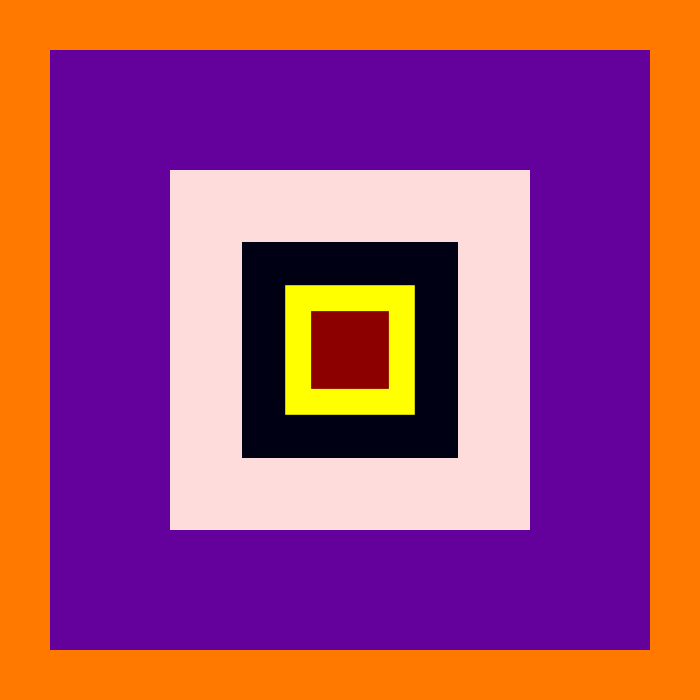
Frame 1 (no input)
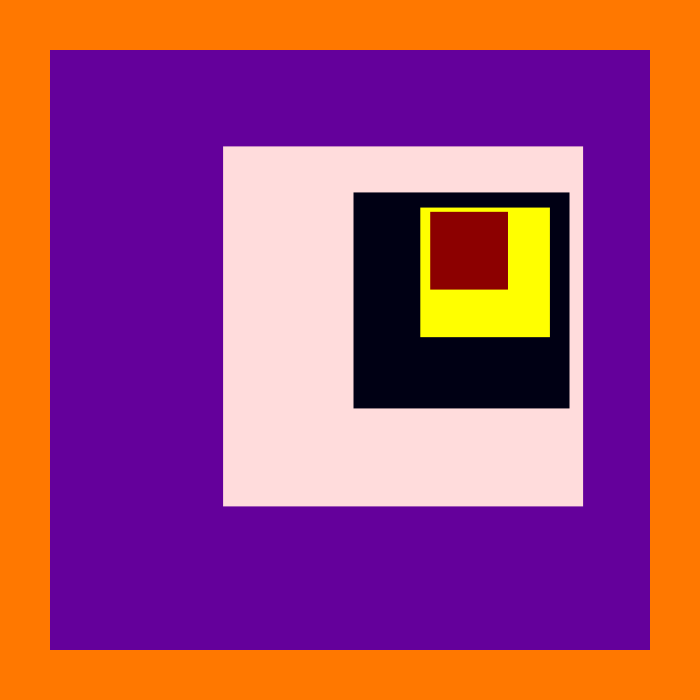
Frame 60 (the mouse pressed at the canvas centre just before this capture)
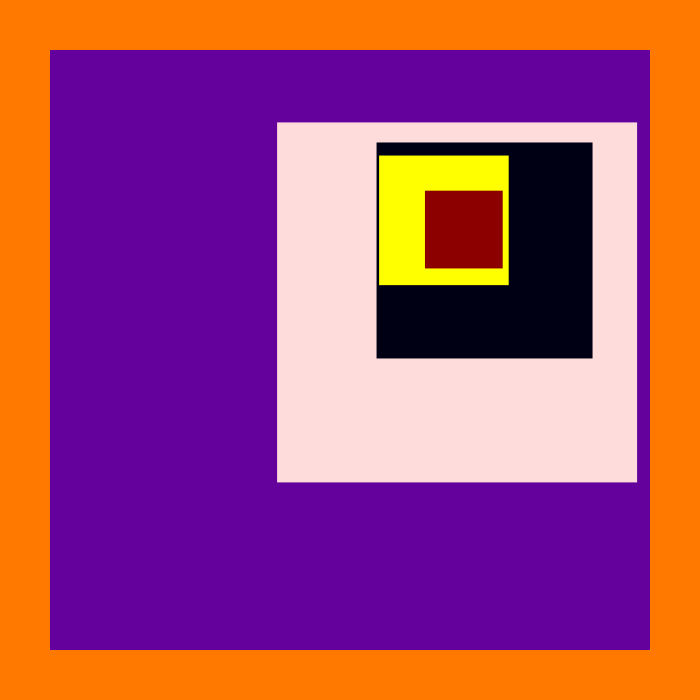
Frame 120 (the mouse held since frame 60 and released just before this capture)

The Processing sketch that drew these frames (run headless with seeded random() and noise(); from frame 60 on, the mouse is pressed at the canvas centre):

// Processing sketch: Recursive_Bouncer
// ── Recursive_Bouncer.pde
int maxLevel = 5; //xInit.length + 1;
float reductionFactor = 0.6;
float speedIncreaseFactor = 1.1;
float dt = 0.1;

float[] xInit = new float[maxLevel-1]; //{0.25, 0.25, 0.25, 0.25};
float[] yInit = new float[maxLevel-1];
float[] xSpeeds = new float[maxLevel-1];
float[] ySpeeds = new float[maxLevel-1];
float[] t = new float[maxLevel-1];
color[] colors = {color(100,0,155), color(255, 220, 220), color(0,0,20), color(255,255,0), color(140,0,0), 
color(255), color(0), color(120, 255, 40), color(255,140, 50)};


void setup() {
  size(700, 700);
  noStroke();
  
  setInitialValues();
}


void draw() {
  background(255,120,0);
  int level = min(maxLevel, 9);
  dsf( level, 50, 50, 600);
}


void dsf(int n, float x1, float y1, float s1) {
  fill( colors[maxLevel-n]);

  square(x1, y1, s1);

  if ( n > 1) {
    int i = maxLevel - n;
    float x2 = x1 + xInit[i]*s1 + xSpeeds[i]*t[i];
    float y2 = y1 + yInit[i]*s1 + ySpeeds[i]*t[i];
    float s2 = s1 * reductionFactor;
    boolean collision = false;

    if ( x2 + s2 > x1 + s1 ) {
      xSpeeds[i] *= -1;
      xInit[i] = (s1-s2)/s1;
      yInit[i] = (y2-y1)/s1;
      collision = true;
    }

    if ( x2 < x1  ) {
      xInit[i] = 0;
      yInit[i] = (y2-y1)/s1;
      xSpeeds[i] *= -1;
      collision = true;
    }

    if ( y2 +s2 > y1 + s1 ) {
      xInit[i] = (x2-x1)/s1;
      yInit[i] = (s1-s2)/s1;
      ySpeeds[i] *= -1;
      collision = true;
    }

    if ( y2 < y1  ) {
      xInit[i] = (x2-x1)/s1;
      yInit[i] = 0;
      ySpeeds[i] *= -1;
      collision = true;
    }

    if (collision) {
      t[i] = 0;
      dsf(n-1, x2, y2, s2);
    }
    else {
      t[i] += dt;
      dsf(n-1, x2, y2, s2);
    }

  }
}

// ── Functions.pde
void setInitialValues() {
  xInit[0] = 0.2;
  yInit[0] = 0.2;
  xSpeeds[0] = 9;
  ySpeeds[0] = -4;
  t[0] = 0;
  
  for(int i=1; i< xInit.length; i++) {
    xInit[i] = xInit[i-1];
    yInit[i] = yInit[i-1];
    xSpeeds[i] = xSpeeds[i-1] * speedIncreaseFactor;
    ySpeeds[i] = ySpeeds[i-1] * speedIncreaseFactor;
    t[i] = 0;
  }
}
